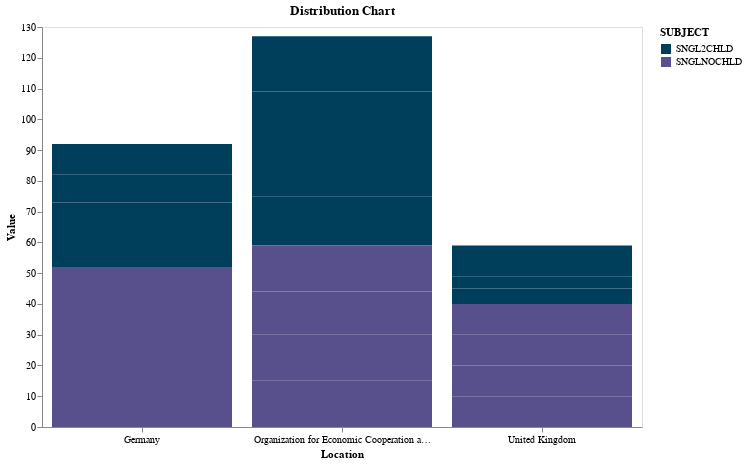

The code cell stored with this chart in its notebook:
### Code cell
alt.Chart(df2_selectedlocations).mark_bar().encode(
    x=alt.X('LOCATION:N', title='Location').axis(
        grid=False,
        labelAngle=-0,
    ),
    y=alt.Y('VALUE:Q', title='Value').axis(
        grid=False
    ),
    #tooltip='SUBJECT:N',
    color=alt.Color('SUBJECT', scale=colors),
).properties(
    title='Distribution Chart',
    width=600,
    height=400
)

### Figure 1 — Vega-Lite specification as saved in the notebook (floating-point values rounded to 4 significant figures)
{"config": {"view": {"continuousWidth": 300, "continuousHeight": 300}}, "data": {"name": "data-b422a10a0f841811bc6b85563c6d518f"}, "mark": {"type": "bar"}, "encoding": {"color": {"field": "SUBJECT", "scale": {"range": ["#003f5c", "#58508d", "#bc5090", "#ff6361", "#ffa600"]}, "type": "nominal"}, "x": {"axis": {"grid": false, "labelAngle": 0}, "field": "LOCATION", "title": "Location", "type": "nominal"}, "y": {"axis": {"grid": false}, "field": "VALUE", "title": "Value", "type": "quantitative"}}, "height": 400, "title": "Distribution Chart", "width": 600, "$schema": "https://vega.github.io/schema/vega-lite/v5.15.1.json", "datasets": {"data-b422a10a0f841811bc6b85563c6d518f": [{"LOCATION": "Germany", "SUBJECT": "SNGL2CHLD", "MEASURE": "HR_AVEWAGE", "TIME": 2019, "VALUE": 12}, {"LOCATION": "Germany", "SUBJECT": "SNGL2CHLD", "MEASURE": "HR_AVEWAGE", "TIME": 2020, "VALUE": 9}, {"LOCATION": "Germany", "SUBJECT": "SNGL2CHLD", "MEASURE": "HR_AVEWAGE", "TIME": 2021, "VALUE": 9}, {"LOCATION": "Germany", "SUBJECT": "SNGL2CHLD", "MEASURE": "HR_AVEWAGE", "TIME": 2022, "VALUE": 10}, {"LOCATION": "Germany", "SUBJECT": "SNGLNOCHLD", "MEASURE": "HR_AVEWAGE", "TIME": 2019, "VALUE": 13}, {"LOCATION": "Germany", "SUBJECT": "SNGLNOCHLD", "MEASURE": "HR_AVEWAGE", "TIME": 2020, "VALUE": 13}, {"LOCATION": "Germany", "SUBJECT": "SNGLNOCHLD", "MEASURE": "HR_AVEWAGE", "TIME": 2021, "VALUE": 13}, {"LOCATION": "Germany", "SUBJECT": "SNGLNOCHLD", "MEASURE": "HR_AVEWAGE", "TIME": 2022, "VALUE": 13}, {"LOCATION": "United Kingdom", "SUBJECT": "SNGL2CHLD", "MEASURE": "HR_AVEWAGE", "TIME": 2019, "VALUE": 5}, {"LOCATION": "United Kingdom", "SUBJECT": "SNGL2CHLD", "MEASURE": "HR_AVEWAGE", "TIME": 2020, "VALUE": 4}, {"LOCATION": "United Kingdom", "SUBJECT": "SNGL2CHLD", "MEASURE": "HR_AVEWAGE", "TIME": 2021, "VALUE": 4}, {"LOCATION": "United Kingdom", "SUBJECT": "SNGL2CHLD", "MEASURE": "HR_AVEWAGE", "TIME": 2022, "VALUE": 6}, {"LOCATION": "United Kingdom", "SUBJECT": "SNGLNOCHLD", "MEASURE": "HR_AVEWAGE", "TIME": 2019, "VALUE": 10}, {"LOCATION": "United Kingdom", "SUBJECT": "SNGLNOCHLD", "MEASURE": "HR_AVEWAGE", "TIME": 2020, "VALUE": 10}, {"LOCATION": "United Kingdom", "SUBJECT": "SNGLNOCHLD", "MEASURE": "HR_AVEWAGE", "TIME": 2021, "VALUE": 10}, {"LOCATION": "United Kingdom", "SUBJECT": "SNGLNOCHLD", "MEASURE": "HR_AVEWAGE", "TIME": 2022, "VALUE": 10}, {"LOCATION": "Organization for Economic Cooperation and Development", "SUBJECT": "SNGL2CHLD", "MEASURE": "HR_AVEWAGE", "TIME": 2019, "VALUE": 16}, {"LOCATION": "Organization for Economic Cooperation and Development", "SUBJECT": "SNGL2CHLD", "MEASURE": "HR_AVEWAGE", "TIME": 2020, "VALUE": 17}, {"LOCATION": "Organization for Economic Cooperation and Development", "SUBJECT": "SNGL2CHLD", "MEASURE": "HR_AVEWAGE", "TIME": 2021, "VALUE": 17}, {"LOCATION": "Organization for Economic Cooperation and Development", "SUBJECT": "SNGL2CHLD", "MEASURE": "HR_AVEWAGE", "TIME": 2022, "VALUE": 18}, {"LOCATION": "Organization for Economic Cooperation and Development", "SUBJECT": "SNGLNOCHLD", "MEASURE": "HR_AVEWAGE", "TIME": 2019, "VALUE": 15}, {"LOCATION": "Organization for Economic Cooperation and Development", "SUBJECT": "SNGLNOCHLD", "MEASURE": "HR_AVEWAGE", "TIME": 2020, "VALUE": 15}, {"LOCATION": "Organization for Economic Cooperation and Development", "SUBJECT": "SNGLNOCHLD", "MEASURE": "HR_AVEWAGE", "TIME": 2021, "VALUE": 14}, {"LOCATION": "Organization for Economic Cooperation and Development", "SUBJECT": "SNGLNOCHLD", "MEASURE": "HR_AVEWAGE", "TIME": 2022, "VALUE": 15}]}}
